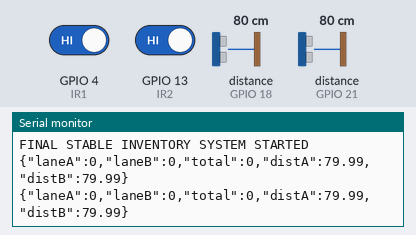
Simulated run of this sketch. Board: ESP32. Shown: the last lines printed to the serial monitor. Wiring (inferred from the names in the program): 2 × ultrasonic range finder: trigger GPIO 5, echo GPIO 18 / trigger GPIO 19, echo GPIO 21. The inputs (shaded band) are chosen by the test bench; at power-on: distance to the obstacle (sensors on GPIO 18, GPIO 21) 80 cm, GPIO 4 (IR1) HIGH, GPIO 13 (IR2) HIGH. The echo pulse lasts 58.3 µs per cm.

Above: at 1.2 s.
1.3 s: distance to the obstacle (sensor on GPIO 18) set to 2 cm
At 2.3 s:
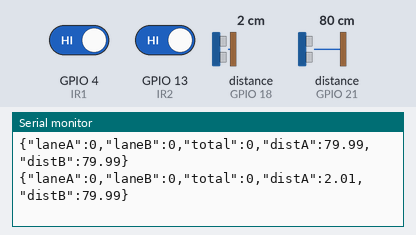
2.8 s: distance to the obstacle (sensor on GPIO 21) set to 2 cm
At 3.7 s:
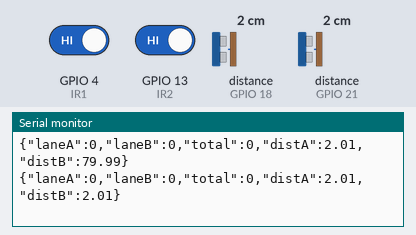
4.3 s: GPIO 4 (IR1) driven LOW
At 5.2 s:
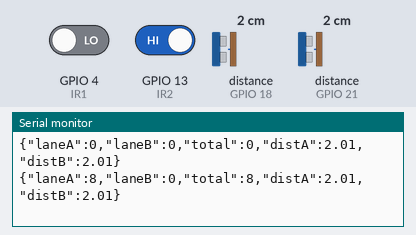
5.8 s: GPIO 13 (IR2) driven LOW
At 7.1 s:
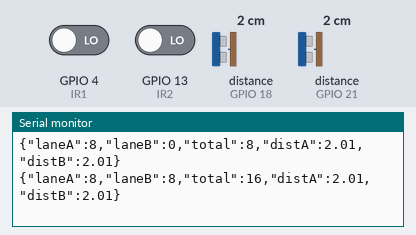
7.3 s: distance to the obstacle (sensor on GPIO 18) set to 4 cm
At 7.7 s:
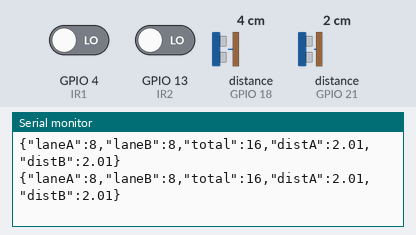
8.8 s: distance to the obstacle (sensor on GPIO 21) set to 4 cm
At 9.3 s:
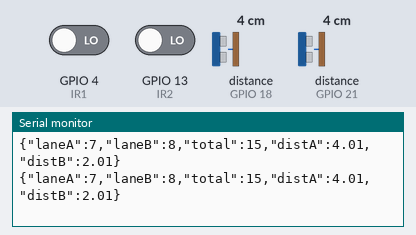
Timing chart, 0 to 11.3 s (numbered marks = the images above; inputs shaded):
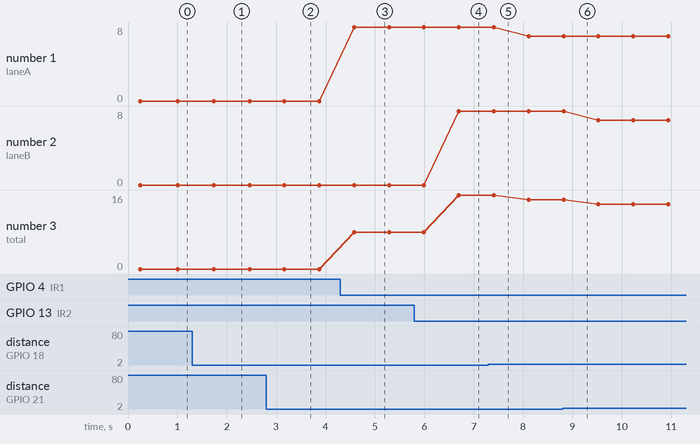

The sketch:

SmartInventory.ino
```cpp
// ================================
// FINAL STABLE INVENTORY SYSTEM
// (NO FREEZE, NO STUCK ZERO)
// ================================

#define IR1 4
#define IR2 13

#define TRIG1 5
#define ECHO1 18

#define TRIG2 19
#define ECHO2 21

const int MAX_ITEMS = 8;

// START EMPTY (safe)
int stockA = 0;
int stockB = 0;

// smoothing memory
int lastStableA = 0;
int lastStableB = 0;

// IR tracking (optional enhancement)
bool lastIR1 = HIGH;
bool lastIR2 = HIGH;

// timing
unsigned long lastIRTime1 = 0;
unsigned long lastIRTime2 = 0;
const int debounceDelay = 500;

// -------------------------------
// ULTRASONIC READ (STABLE AVG)
// -------------------------------
float readDistance(int trig, int echo)
{
    float sum = 0;
    int valid = 0;

    for (int i = 0; i < 5; i++)
    {
        digitalWrite(trig, LOW);
        delayMicroseconds(2);

        digitalWrite(trig, HIGH);
        delayMicroseconds(10);
        digitalWrite(trig, LOW);

        long duration = pulseIn(echo, HIGH, 30000);
        float d = duration * 0.0343 / 2;

        if (d > 2 && d < 400)
        {
            sum += d;
            valid++;
        }

        delay(20);
    }

    if (valid < 2) return -1; // strict filter
    return sum / valid;
}

// -------------------------------
// DISTANCE → STOCK (SAFE MAPPING)
// -------------------------------
int distanceToStock(float d)
{
    float FULL = 4.0;
    float EMPTY = 20.0;

    if (d < 0) return -1;

    if (d <= FULL) return MAX_ITEMS;
    if (d >= EMPTY) return 0;

    float step = (EMPTY - FULL) / MAX_ITEMS;
    int val = MAX_ITEMS - ((d - FULL) / step);

    if (val < 0) val = 0;
    if (val > MAX_ITEMS) val = MAX_ITEMS;

    return val;
}

// -------------------------------
// STABILITY FILTER (KEY PART)
// -------------------------------
int stabilize(int newVal, int oldVal)
{
    if (newVal == -1) return oldVal;

    // ignore extreme jumps
    if (abs(newVal - oldVal) > 3)
        return oldVal;

    return newVal;
}

// -------------------------------
// SETUP
// -------------------------------
void setup()
{
    Serial.begin(115200);

    pinMode(IR1, INPUT);
    pinMode(IR2, INPUT);

    pinMode(TRIG1, OUTPUT);
    pinMode(ECHO1, INPUT);

    pinMode(TRIG2, OUTPUT);
    pinMode(ECHO2, INPUT);

    Serial.println("FINAL STABLE INVENTORY SYSTEM STARTED");
}

// -------------------------------
// LOOP
// -------------------------------
void loop()
{
    bool ir1 = digitalRead(IR1);
    bool ir2 = digitalRead(IR2);

    unsigned long now = millis();

    // =========================
    // LANE A (CONTINUOUS CONTROL)
    // =========================
    float dA = readDistance(TRIG1, ECHO1);
    int rawA = distanceToStock(dA);

    stockA = stabilize(rawA, stockA);

    // IR only helps correction (not mandatory)
    if (lastIR1 == HIGH && ir1 == LOW && (now - lastIRTime1 > debounceDelay))
    {
        if (rawA != -1)
            stockA = rawA;

        lastIRTime1 = now;
    }

    // =========================
    // LANE B
    // =========================
    float dB = readDistance(TRIG2, ECHO2);
    int rawB = distanceToStock(dB);

    stockB = stabilize(rawB, stockB);

    if (lastIR2 == HIGH && ir2 == LOW && (now - lastIRTime2 > debounceDelay))
    {
        if (rawB != -1)
            stockB = rawB;

        lastIRTime2 = now;
    }

    lastIR1 = ir1;
    lastIR2 = ir2;

    // =========================
    // FINAL OUTPUT
    // =========================
    int total = stockA + stockB;

    Serial.print("{\"laneA\":");
    Serial.print(stockA);

    Serial.print(",\"laneB\":");
    Serial.print(stockB);

    Serial.print(",\"total\":");
    Serial.print(total);


    Serial.print(",\"distA\":");
    Serial.print(dA);

    Serial.print(",\"distB\":");
    Serial.print(dB);

    Serial.println("}");

    delay(500);
}
```

Measured:
- after the input at 1.3 s, the serial monitor: prints a new line after 0.43 s (image 1)
- after the input at 2.8 s, the serial monitor: prints a new line after 0.37 s (image 2)
- after the input at 4.3 s, the serial monitor: prints a new line after 0.28 s (image 3)
- after the input at 5.8 s, the serial monitor: prints a new line after 0.90 s (image 4)
- plotted number 1: 0 → 8 after the input at 4.3 s, 8 → 7 after the input at 7.3 s
- plotted number 3: 0 → 8 after the input at 4.3 s, 8 → 16 after the input at 5.8 s, 16 → 15 after the input at 7.3 s, 15 → 14 after the input at 8.8 s
